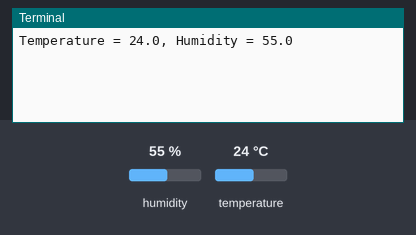
Recording of a program running on a simulated Raspberry Pi (BCM pin numbers). Parts: the last lines printed to the terminal. The inputs (shaded band) are chosen by the test bench; at power-on: humidity 55 %, temperature 24 °C. The clock reads 2024-03-15 10:24:30 at power-on unless the program sets it; files the program writes start out absent.

Above: at 5.0 s.
5.1 s: humidity set to 22 %
At 11.7 s:
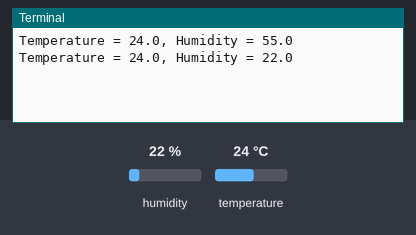
15.8 s: temperature set to 12 °C
At 23.0 s:
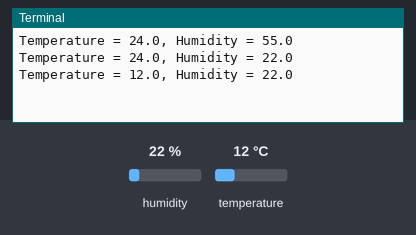
26.5 s: humidity set to 40 %
At 33.2 s:
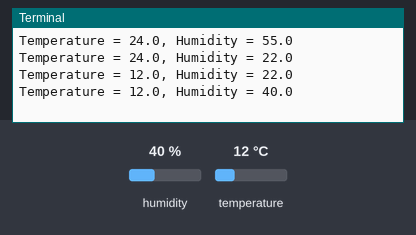
Timing chart, 0 to 34.7 s (numbered marks = the images above; inputs shaded):
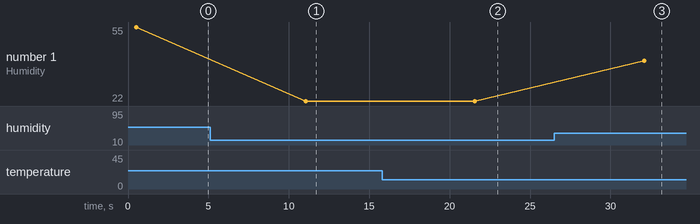

Measured:
- after the input at 5.1 s, the terminal: prints a new line after 6.0 s (image 1)
- after the input at 15.8 s, the terminal: prints a new line after 5.8 s (image 2)
- after the input at 26.5 s, the terminal: prints a new line after 5.6 s (image 3)
- plotted number 1: 55 → 22 after the input at 5.1 s, 22 → 40 after the input at 26.5 s

The program:

temperature_humidity_data_logger.py
```python
#Project 12 - Temperature and Humidity Data Logger
#latest code updates available at: https://github.com/RuiSantosdotme/RaspberryPiProject
#project updates at: https://nostarch.com/RaspberryPiProject

#import necessary packages
import Adafruit_DHT
import time

#comment and uncomment the line below for your sensor
#sensor = Adafruit_DHT.DHT11
sensor = Adafruit_DHT.DHT22
#sensor = Adafruit_DHT.AM2302

#DHT pin connects to GPIO 4
sensor_pin = 4

#create a variable to control the while loop
running = True

#new .txt file created with header
file = open('sensor_readings.txt', 'w')
file.write('time and date, temperature, humidity\n')

#loop forever
while running:
    try:
        #read the humidity and temperature
        humidity, temperature = Adafruit_DHT.read_retry(sensor, sensor_pin)

        #uncomment the line below to convert the temperature to Fahrenheit
        #temperature = temperature * 9/5.0 + 32

        #sometimes you won't get a reading and the results will be null
        #the next statement guarantees that it only saves valid readings
        if humidity is not None and temperature is not None:
            #print temperature and humidity
            print('Temperature = ' + str(temperature) + ', Humidity = ' + str(humidity))
            #save time, date, temperature and humidity in .txt file
            file.write(time.strftime('%H:%M:%S %d/%m/%Y') + ', ' +
                str(temperature) + ', '+ str(humidity) + '\n')
        else:
            print('Failed to get reading. Try again!')
        #waits 10s between each sensor reading
        time.sleep(10)
    #if KeyboardInterrupt triggered: stops loop and closes .txt file
    except KeyboardInterrupt:
        print ('Program stopped')
        running = False
        file.close()
```
